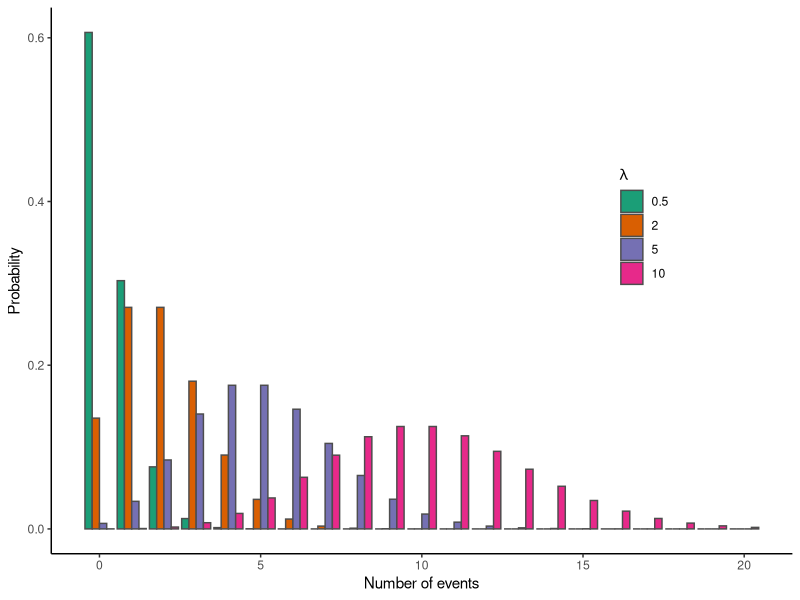
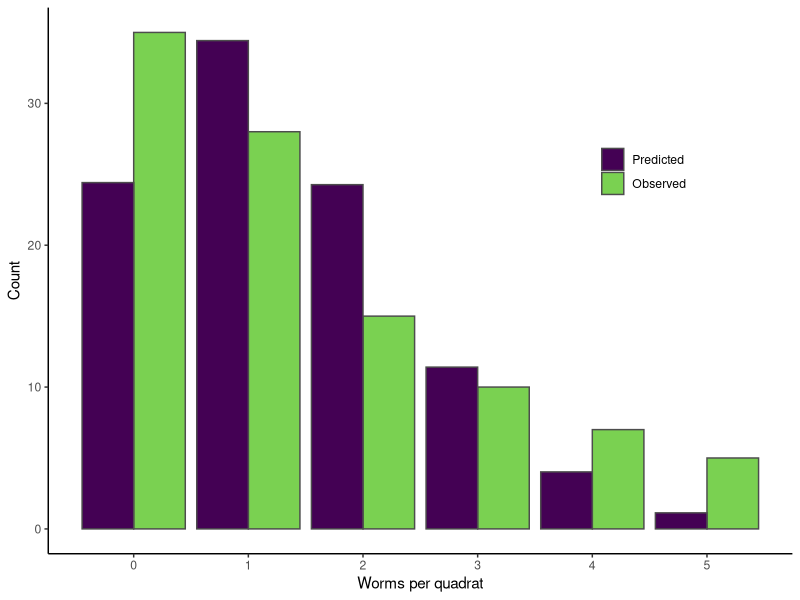
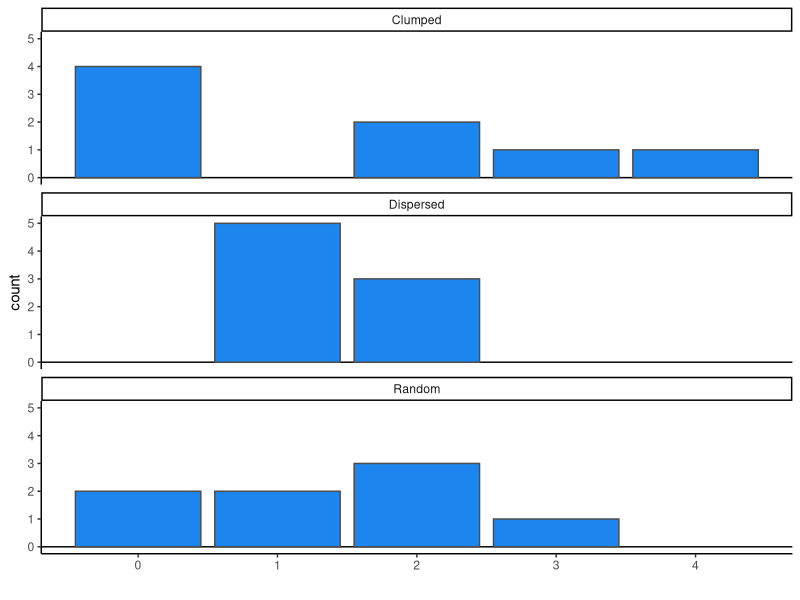
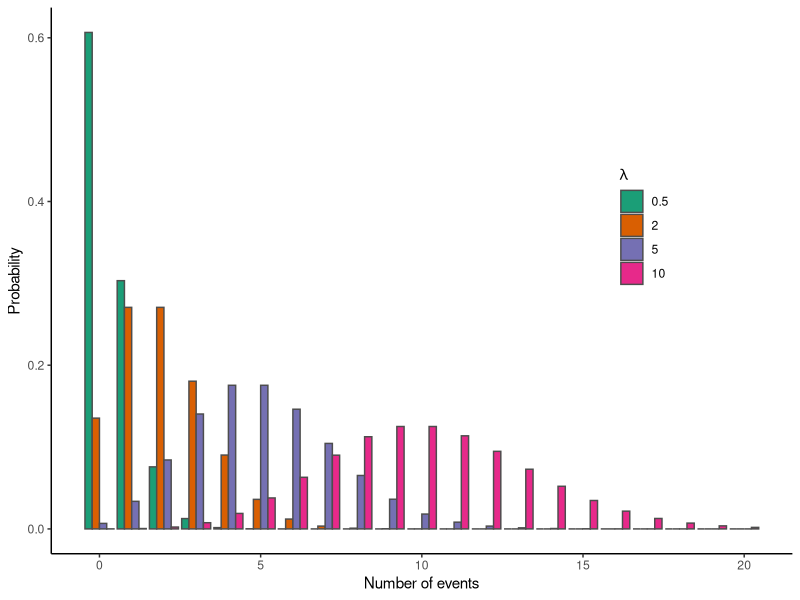
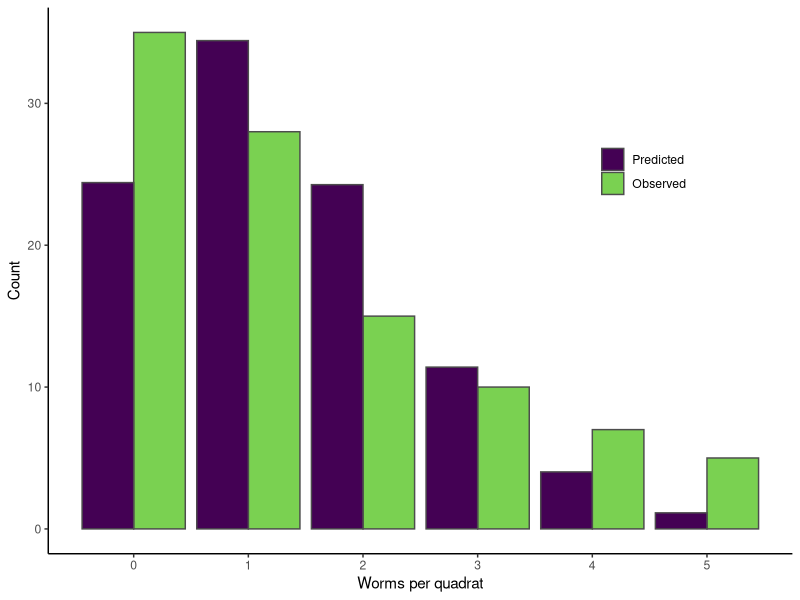
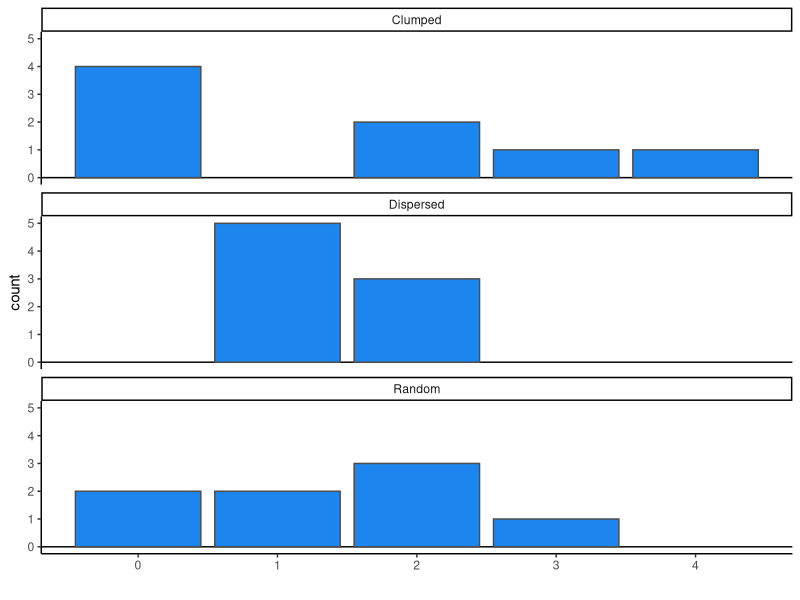

Here is the R script that generated these plots, in order:
# H2 Data Science
# UG308490
# L06 - poisson 



library(tidyverse); theme_set(theme_classic()) 





# poisson shape -----------------------------------------------------------

pois_df <- expand_grid(lambda=c(0.5, 2, 5, 10),
                       x=0:20) |>
  mutate(pr=dpois(x, lambda))
ggplot(pois_df, aes(x, pr, fill=factor(lambda))) + 
  geom_bar(stat="identity", position="dodge", colour="grey30") + 
  scale_fill_brewer(expression(lambda), type="qual", palette=2) +
  labs(x="Number of events", y="Probability") +
  theme(legend.position=c(0.8, 0.6))
ggsave("figs/L06_pois_shape.png", width=6, height=3)




# worms -------------------------------------------------------------------

# handy function: tidyr::uncount()

tibble(n_worms=0:5,
       obs_freq=c(35, 28, 15, 10, 7, 5)) |>
  uncount(obs_freq) |>
  summarise(tot=sum(n_worms),
            n_obs=n(),
            mean=mean(n_worms), 
            variance=var(n_worms))

worm_df <- tibble(n_worms=0:5,
                  obs_freq=c(35, 28, 15, 10, 7, 5)) |>
  mutate(p_x=dpois(n_worms, 1.41),
         cumul_p=cumsum(p_x),
         expected_freq=p_x*100)

worm_df |>
  select(n_worms, obs_freq, expected_freq) |>
  pivot_longer(2:3, names_to="source", values_to="Count") |>
  mutate(source=factor(source, 
                       levels=c("expected_freq", "obs_freq"),
                       labels=c("Predicted", "Observed"))) |>
  ggplot(aes(n_worms, Count, fill=source)) +
  geom_bar(stat="identity", position="dodge", colour="grey30") +
  scale_fill_viridis_d(end=0.8) +
  scale_x_continuous("Worms per quadrat", breaks=0:5) +
  theme(legend.position=c(0.8, 0.7), 
        legend.title=element_blank())
ggsave("figs/L06_pois_obs_exp.png", width=4, height=3)





# dispersion --------------------------------------------------------------

disp_df <- tibble(Random=c(2,3,0,1,1,0,2,2),
                  Dispersed=c(1,2,1,1,2,1,1,2),
                  Clumped=c(0,0,3,0,0,4,2,2))
disp_df |>
  pivot_longer(everything(), names_to="Type", values_to="Counts") |>
  ggplot(aes(Counts)) + 
  geom_hline(yintercept=0) +
  geom_bar(fill="dodgerblue2", colour="grey30") + 
  facet_wrap(~Type, ncol=1) + 
  xlab("")
ggsave("figs/L06_pois_dispersion.png", width=3, height=6)
  
  